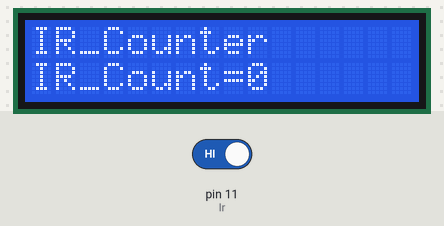
The sketch below on a simulated Arduino Uno, built with avr-gcc and run on an emulated ATmega328P. On the bench: 16×2 character LCD. The inputs (shaded band) are chosen by the test bench; at power-on: pin 11 (Ir) HIGH.

Above: at 1.2 s.
1.3 s: pin 11 (Ir) driven LOW
At 2.9 s:
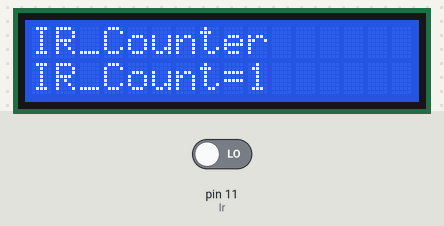
At 3.7 s:
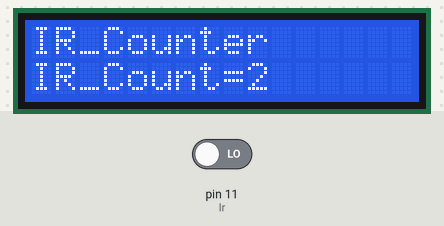
Timing chart, 0 to 5.2 s (numbered marks = the images above; inputs shaded):
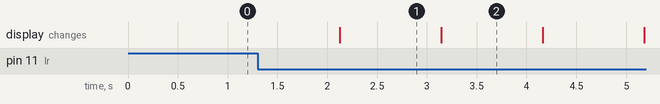

Measured:
- after the input at 1.3 s, the display: changes after 0.82 s (image 1)
- what the display in image 1 shows lasts 1.0 s, from 2.1 s to 3.1 s

The sketch:

objectcounter.ino
```cpp
#include <Wire.h>
#include <LiquidCrystal_I2C.h>

LiquidCrystal_I2C lcd(0x27,16,2);
int Ir=11;
int count_value=0;
void setup()
{

  lcd.init();
  lcd.backlight();

 pinMode(Ir,INPUT);
}


void loop()
{

  int val=digitalRead(Ir);

  if(val==0)
  {
    count_value++;
}

lcd.setCursor(0,0);
  lcd.print("IR_Counter");
  lcd.setCursor(0,1);
  lcd.print("IR_Count=");
  lcd.print(count_value );


 delay(1000);
}
```
